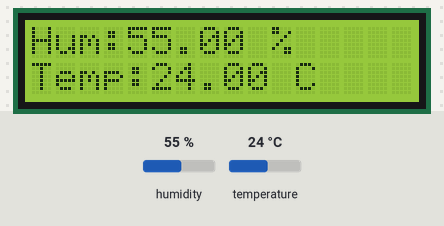
Recording of a sketch running on a simulated Arduino Uno, built with avr-gcc and run on an emulated ATmega328P. On the bench: 16×2 character LCD. Inputs (shaded band) come from the test bench; at power-on: humidity 55 %, temperature 24 °C.

Above: at 1.2 s.
1.3 s: humidity set to 22 %
At 3.1 s:
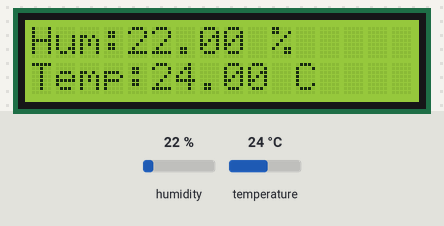
4.0 s: temperature set to 12 °C
At 4.4 s:
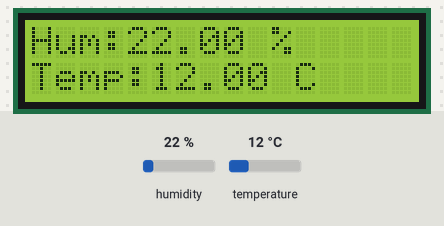
6.7 s: humidity set to 40 %
At 9.3 s:
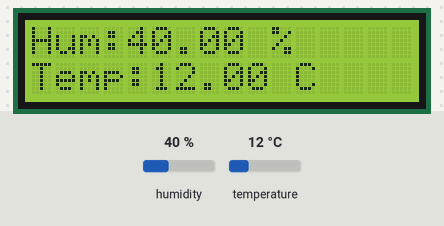
9.6 s: temperature set to 19 °C
At 10.7 s:
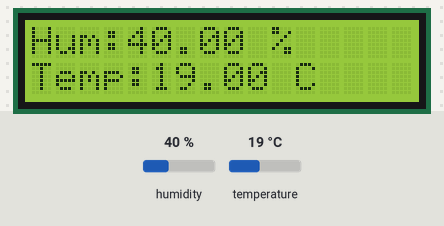
Timing chart, 0 to 12.6 s (numbered marks = the images above; inputs shaded):
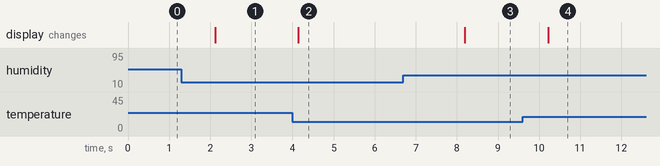

Measured:
- after the input at 1.3 s, the display: changes after 0.82 s (image 1)
- after the input at 4.0 s, the display: changes after 0.14 s (image 2)
- after the input at 6.7 s, the display: changes after 1.5 s (image 3)
- after the input at 9.6 s, the display: changes after 0.62 s (image 4)

The sketch:

Hum___Temp_on_LCD_-_good.ino
```cpp
/*
 Displaying the humidity and temperature readings of the DHT11 sensor on the LCD screen.
 The dht11 can measure humidity and temperature which is why in this experiment, we are going to display them
 on the LCD screen.
 */

#include "DHT.h";  //including the library for DHT sensor. This library is written by AdaFruit; must install this library.
#include <LiquidCrystal.h>;  //must include the LiquidCrystal library from adaFruit.

#define DHTPIN 8  //defining a variable and assigning it to pin 8 on the Arduino board.
#define DHTTYPE DHT11  //defining a variable and enabling the DHT type which is the DHT11 type in the program since our sensor is DHT11.
float hum = 0; //declaring a variable to be used to store the reading of humidity.
float temp = 0;  //declaring a variable to be used to store the reading of temperature.

DHT dht (DHTPIN,DHTTYPE);  //initialize the dht sensor.
LiquidCrystal lcd(12, 11, 5, 4, 3, 2);  //initializing the data pins on the arduino UNO to match the LCD's pins.

void setup() {
  // put your setup code here, to run once:
dht.begin();  //enabling the dht command to read the hum and temp.
lcd.begin(16, 2); //configuring the LCD to display 16 character in columns and to enable 2 rows.

}

void loop() {
hum = dht. readHumidity();  //reading the humidity and storing it in the variable "hum".
temp = dht. readTemperature(); //reading the temperature and storing the value in the variable "temp".

lcd.setCursor(0,0);  //set the cursor position to upper left of the screen;(column = 0 & row = 0).
lcd.print("Hum:");  //printing "Hum: " on the bottom row of the LCD.
lcd.print(hum);  //printing the value of hum on the LCD screen.
lcd.print(" %");  //printing "%" on the screen.

lcd.setCursor(0,1);  //set the cursor position to bottom left of the screen;(column = 0 & row = 1).
lcd.print("Temp:");  //printing "Temp: " on the bottom right side row of the LCD.
lcd.print(temp);  //printing the value of temp in celcius on the LCD screen.
lcd.print(" C");  //printing "C", the unit for celcius.

}
```
